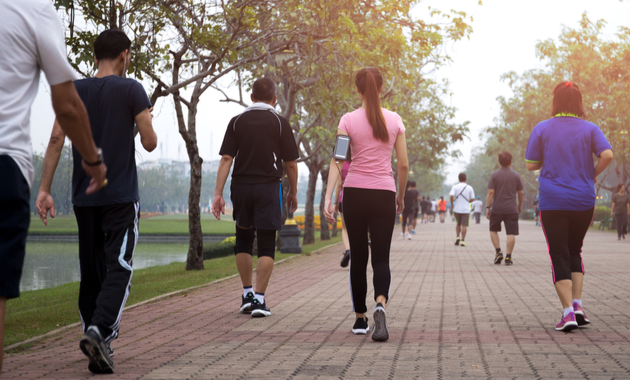
#> input picture Computer Vision/vjezba5/dataset/morning-walk.png, 630 x 380 px, given as the content of the folder dataset/ped, which was not available
$ python 1_zadatak.py
#> lines starting #> are read from the running program, lines starting #| are printed output that depends on the picture; after the words box and inside, x2 and y2 are one past the last pixel; in counts of white or black regions, pixels touching at a corner belong together; pictures that were not available may be replaced by others from this repository, and a replacement may not be noted
import cv2
import os
import re
import numpy as np
from skimage.feature import hog
from sklearn.model_selection import train_test_split
from sklearn.neural_network import MLPClassifier

dataset_path = 'dataset/'
mean_pedestrian_width = 101
mean_pedestrian_height = 264

def load_ped_dataset():    #dohvačanje slika iz ped  foldera i pravljenja HOG-a
    ped_images_path = os.path.join(dataset_path, 'ped')

    pedestrian_hogs = []

    for file in os.listdir(ped_images_path):  #vrača popis svih fileova iz foldera
        if file.endswith('.png'):              #provjera dali je .png file a ne slucajno mozda .txt
            image_name = os.path.join(ped_images_path, file)

            # Učitaj sliku u grayscale formatu
            image_gray = cv2.imread(image_name, cv2.IMREAD_GRAYSCALE)
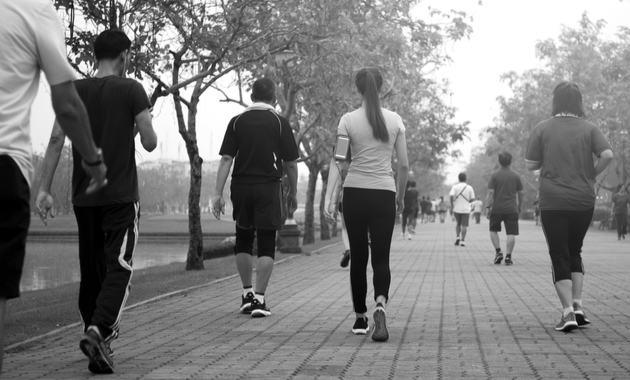
#> image_gray: shape (380, 630); min 0, max 255, mean 127.7

            # Promijeni veličinu slike na (mean_pedestrian_width, mean_pedestrian_height)
            image_gray = cv2.resize(image_gray,(mean_pedestrian_width,mean_pedestrian_height ))
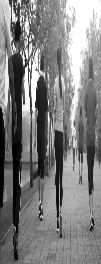
#> image_gray: shape (264, 101); min 0, max 255, mean 127.5

            # Izračunaj HOG značajke pomoću hog() funkcije
            fd, hog_slika = hog(image_gray, orientations=8, visualize=True)  #fd je jedan vektor brojeva svake čelije iz HOG-a
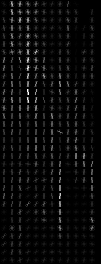
#> hog_slika: shape (264, 101) float64; min 0, max 88.48, mean 3.4; drawn with min black and max white


            # Spremi izračunate HOG značajke u listu
            pedestrian_hogs.append(fd)


    # Pretvori listu HOG značajki u Numpy polje
    pedestrian_hogs = np.array(pedestrian_hogs)

    return pedestrian_hogs

def load_no_ped_dataset():
    no_ped_images_path = os.path.join(dataset_path,'no_ped')

    no_pedestrian_hog = []

    for file in os.listdir(no_ped_images_path):
        if file.endswith('.png'):
            image_name = os.path.join(no_ped_images_path, file)

            image_gray = cv2.imread(image_name, cv2.IMREAD_GRAYSCALE)
            image_gray = cv2.resize(image_gray,(mean_pedestrian_width,mean_pedestrian_height))

            fd, hog_image = hog(image_gray, orientations=8, visualize=True)

            no_pedestrian_hog.append(fd)

    no_pedestrian_hog = np.array(no_pedestrian_hog)

    return no_pedestrian_hog

ped_dataset = load_ped_dataset()
no_ped_dataset = load_no_ped_dataset()

# za gornje vrijednosti napravitti izlaze(1-pjesak, 0- nije pjesak) mora biti dimenzije(broj elementa X 1)
ped_out = np.ones(ped_dataset.shape[0])
#> ped_out = [1]
no_ped_out = np.zeros(no_ped_dataset.shape[0])
#> no_ped_out = [0]

# spojiti x-eve u dataset_in listu i y-one u dataset_out listu
dataset_in = np.concatenate((ped_dataset,no_ped_dataset))
dataset_out = np.concatenate((ped_out,no_ped_out))
#> dataset_out = [1, 0]

#podjela ulaza i izlaza u train i test podataka pomoću funkcije train_test_split()
x_train, x_test, y_train, y_test = train_test_split(dataset_in,dataset_out, test_size=0.2)
#> y_train = [1]; y_test = [0]

clf = MLPClassifier(max_iter=300).fit(x_train, y_train) #pomoću fit() mi treniramo mrežu

print(clf.score(x_test,y_test))
#| 0.0

#idemo učitati sliku za testiranje

test_slika_path = os.path.join(dataset_path,'test_img.png')
test_slika = cv2.imread(test_slika_path)
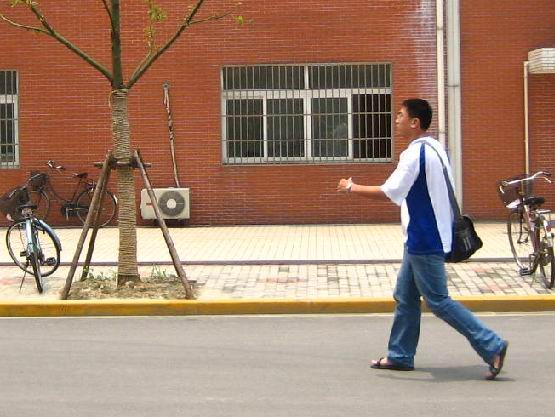
#> input picture Computer Vision/vjezba5/dataset/test_img.png, 555 x 417 px
#> test_slika is the input picture: shape (417, 555, 3); mean B, G, R 112.2, 131.6, 161.2
test_slika_gray = cv2.cvtColor(test_slika, cv2.COLOR_BGR2GRAY)
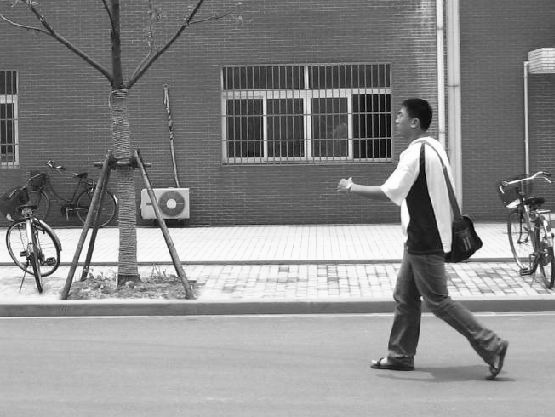
#> test_slika_gray: shape (417, 555); min 1, max 255, mean 138.3

PROBA_MAX = 0
PROZOR = 0
x,y=0,0

track_window =(0,mean_pedestrian_height,mean_pedestrian_width,mean_pedestrian_height)
for i in range(0,test_slika_gray.shape[0]-mean_pedestrian_height, 5):
    for j in range(0,test_slika_gray.shape[1]-mean_pedestrian_width, 5):

        roi = test_slika_gray[i:mean_pedestrian_height + i, j: j+mean_pedestrian_width]

        fd_test_slike = hog(roi, orientations=8)

        fd = fd_test_slike.reshape((1,-1))


        proba = clf.predict_proba(fd)# clf.predict_proba() prima 4 parametra pa treba 1D array ili ti listu vrijednosti vektora malo preoblikovat
        if PROBA_MAX<proba[0][1]:
            PROBA_MAX=proba[0][1]
            x=j
            y=i
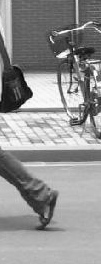
#> roi: shape (264, 101); min 1, max 254, mean 145.7
#> after the loop, PROBA_MAX = 4.21e-15; x = 360; y = 135

test_slika = cv2.rectangle(test_slika,(x,y), (x+mean_pedestrian_width,y+mean_pedestrian_height), 255,2)
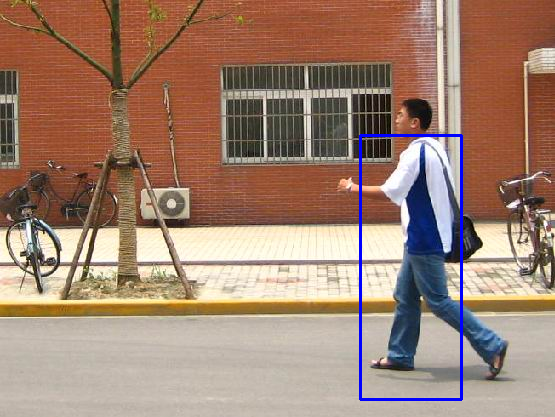
#> test_slika: shape (417, 555, 3); 0.94% of pixels changed, all inside (x1, y1, x2, y2) = (359, 134, 463, 401)
cv2.imshow('kraj', test_slika)
cv2.waitKey()
cv2.destroyAllWindows()
